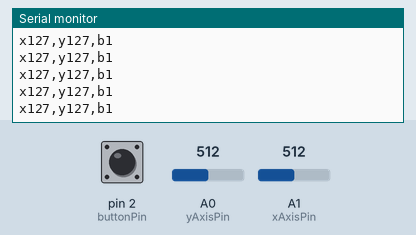
Bench run of a sketch on a simulated Arduino Uno, built with avr-gcc and run on an emulated ATmega328P. Shown: the last lines printed to the serial monitor. Inputs (shaded band) come from the test bench; at power-on: A0 (yAxisPin) = 512, A1 (xAxisPin) = 512, pin 2 (buttonPin) HIGH.

Above: at 1.2 s.
1.3 s: A0 (yAxisPin) set to 716
At 1.32 s:
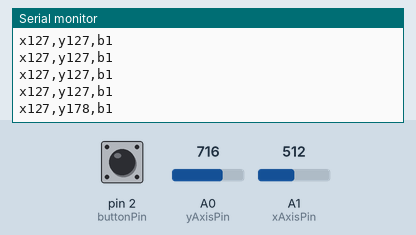
2.8 s: A1 (xAxisPin) set to 716
At 2.83 s:
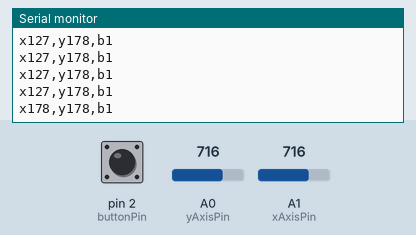
4.3 s: pin 2 (buttonPin) pulled LOW for 0.15 s
At 4.34 s:
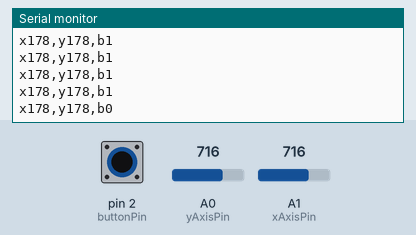
5.9 s: A0 (yAxisPin) set to 306
At 5.95 s:
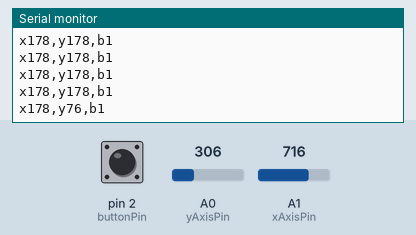
8.9 s: pin 2 (buttonPin) pulled LOW for 1 s
At 9.08 s:
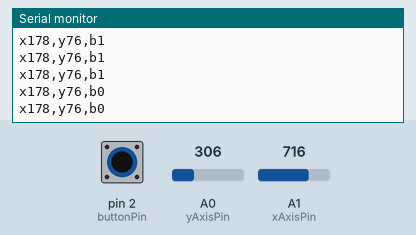
11.4 s: A1 (xAxisPin) set to 900
At 11.49 s:
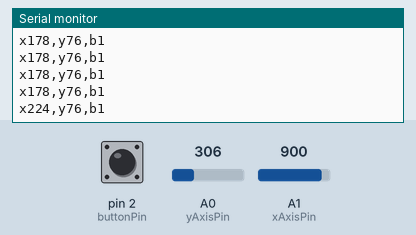
Timing chart, 0 to 13.9 s (numbered marks = the images above; inputs shaded):
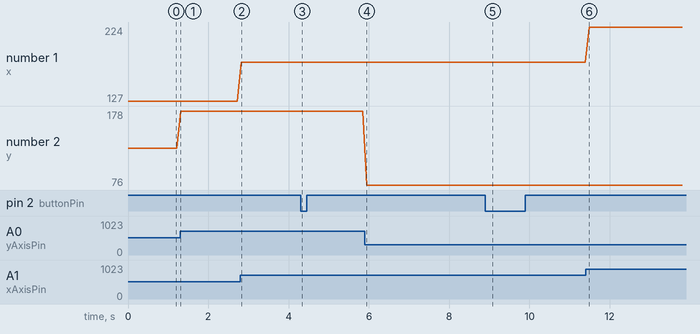

The sketch:

chapter_10.ino
```cpp
int xAxisPin = A1;
int yAxisPin = A0;
int buttonPin = 2;

int xPosition = 0;
int yPosition = 0;
int buttonState = 0;

void setup() {
  Serial.begin(9600);

  pinMode(xAxisPin, INPUT);
  pinMode(yAxisPin, INPUT);

  pinMode(buttonPin, INPUT_PULLUP);
}

void loop() {
  xPosition = analogRead(xAxisPin);
  yPosition = analogRead(yAxisPin);
  buttonState = digitalRead(buttonPin);

  xPosition=map(xPosition,0,1023,0,255);
  yPosition=map(yPosition,0,1023,0,255);

  Serial.println("x" + (String)xPosition + ",y" + (String)yPosition + ",b" + (String)buttonState);
delay(100);

}
```

Measured:
- after the input at 1.3 s, the serial monitor: prints a new line at once (image 1)
- after the input at 2.8 s, the serial monitor: prints a new line at once (image 2)
- after the input at 4.3 s, the serial monitor: prints a new line at once (image 3)
- after the input at 5.9 s, the serial monitor: prints a new line after 0.05 s (image 4)
- after the input at 8.9 s, the serial monitor: prints a new line after 0.07 s (image 5)
- after the input at 11.4 s, the serial monitor: prints a new line after 0.09 s (image 6)
- plotted number 1: 178 → 224 after the input at 11.4 s
- plotted number 2: 127 → 178 after the input at 1.3 s, 178 → 76 after the input at 5.9 s
